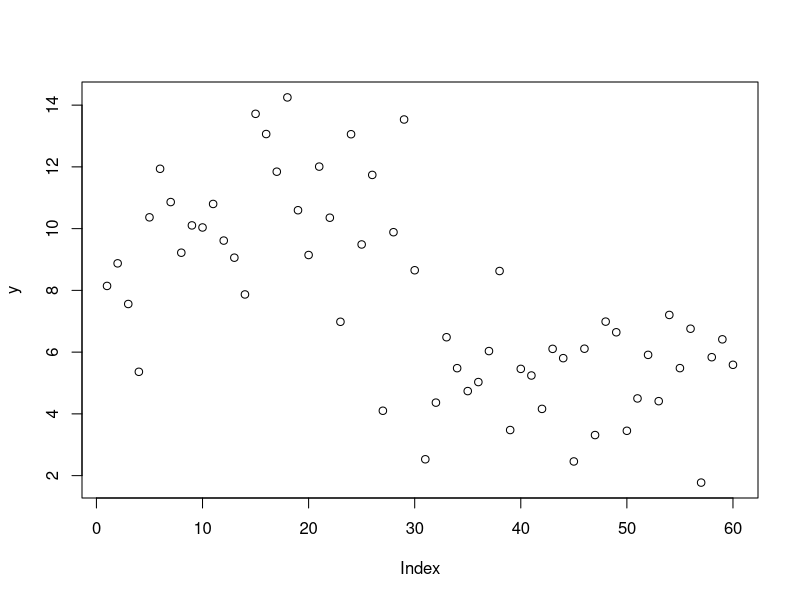
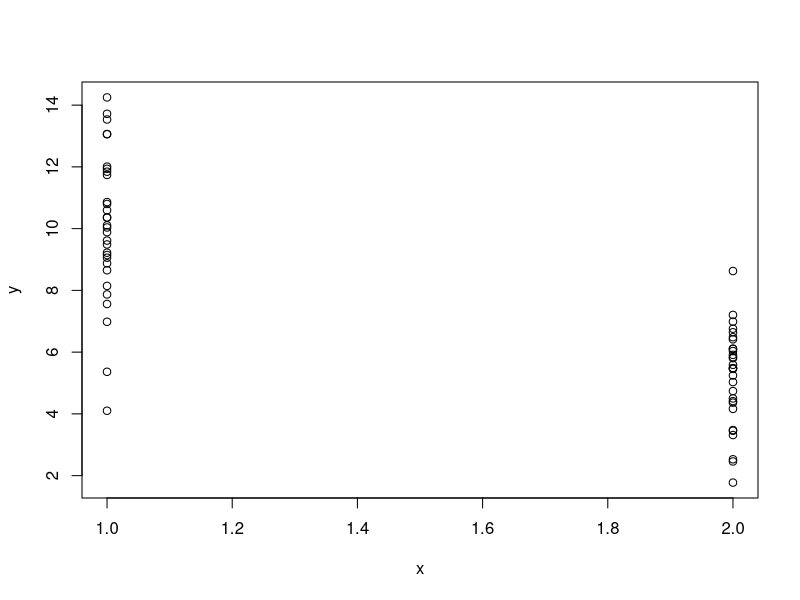
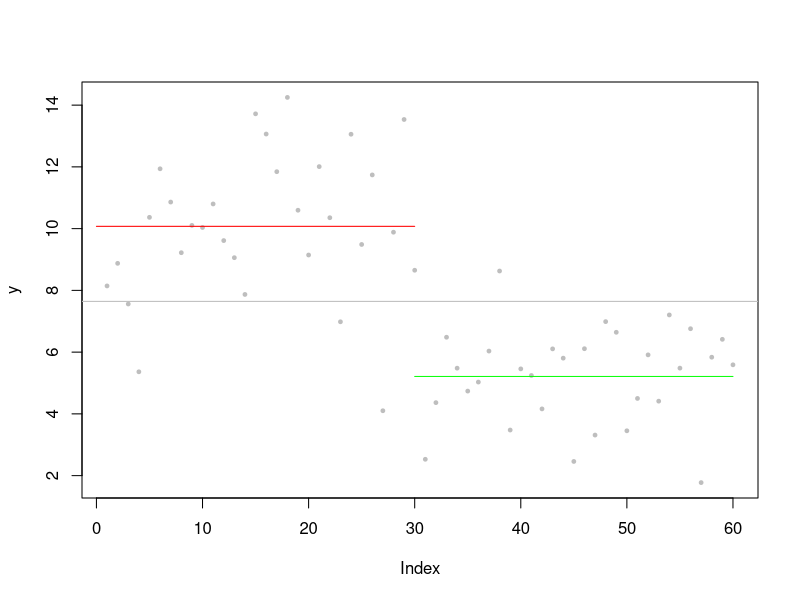
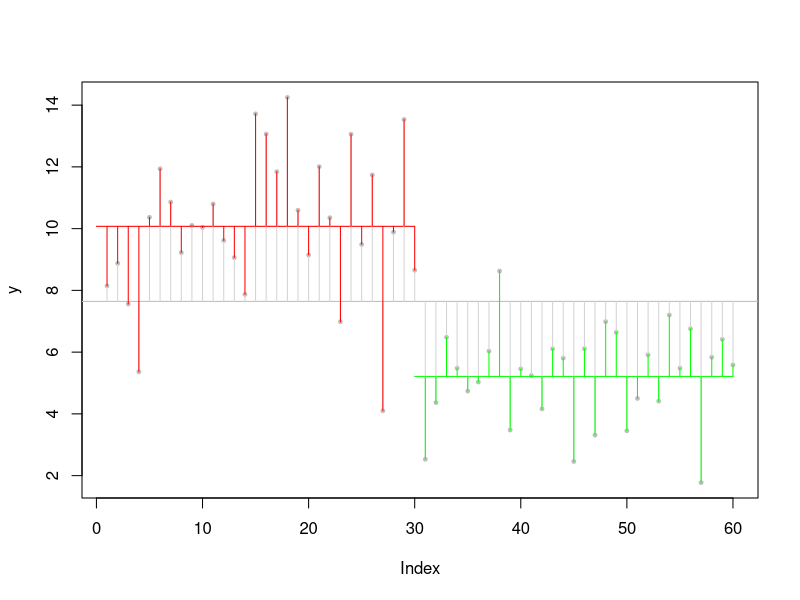
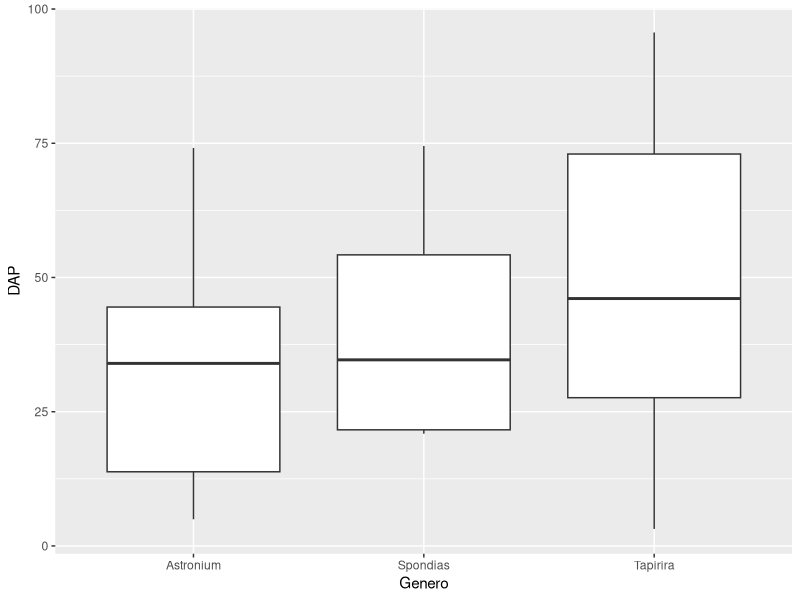

These figures' R source, in order:
## ---- chunk 1
g1 <- rnorm(30, mean=10, sd=2) # 30 observaciones (replicas) en donde el crecimiento en promedio es 10, el doble de lo normal

g2 <- rnorm(30, mean=5, sd=2) # 30 observaciones (replicas) en donde el crecimiento en promedio es 5, en ambos grupos la variación en el crecimiento de cada grupo es el mismo, con sd=2

y <- c(g1, g2) # Los concatenamos en un mismo vector

x <- rep(c(1, 2), each = 30) # Creamos la variable de nuestros grupos o variable independiente, el 1 corresponde a las plantulas de g1 y el 2 a los de g2

plot(y)

plot(x, y) # En este punto parecen haber diferencia entre el crecimiento del grupo 1 y 2
## ---- chunk 2
tot.mean <- mean(y) # Obtenemos el promedio de todas la observaciones

# en la grafica: 
plot(y, pch=19, col="grey", cex=0.5) 
abline(tot.mean, 0, col="grey") 
?abline
# a = intercepto, b = pendiente, para una línea horizontal la pendiente (slope) = 0

g1.mean <- mean(g1)
g2.mean <- mean(g2) 
lines(c(0, 30), c(g1.mean, g1.mean) , col = "red") # media del grupo 1
lines(c(30, 60), c(g2.mean, g2.mean) , col = "green") # media del grupo 2
## ---- chunk 3
SST <- sum((y - tot.mean) ^2) #Hallamos el SST sumando la resta entre la media de todos los datos con cada observación elevada al cuadrado
## ---- chunk 4
SSE.g1 <- sum((g1 - g1.mean) ^2) # Realizamos el mismo paso para calcular el SST pero con el subconjunto de datos de cada grupo

SSE.g2 <- sum((g2 - g2.mean) ^2)

SSE <- SSE.g1 + SSE.g2 #Sumamos los SSE de cada grupo
## ---- chunk 5
SSA <- SST - SSE 
## ---- chunk 6
plot(y, pch=19, col="grey", cex=0.5) 
abline(tot.mean, 0, col="grey")
lines(c(0, 30), c(g1.mean, g1.mean) , col = "red") # media del grupo 1
lines(c(30, 60), c(g2.mean, g2.mean) , col = "green") # media del grupo 2

segments(1:60, tot.mean, 1:60, y, col="lightgrey")
segments(1:30, g1.mean, 1:30, g1, col="red")
segments(31:60, g2.mean, 31:60, g2, col="green")
## ---- chunk 7
MSA <- SSA/1 #siendo k igual al número de grupos, que en nuestro caso es 2
## ---- chunk 8
MSE <- SSE/58 #en este caso, n es igual a 30 o número de observaciones por grupo
## ---- chunk 9
Fval <- MSA/MSE 
Fval 
## ---- chunk 10
sig <- 1-pf(Fval, 1, 58)
sig
## ---- chunk 11
R2 = 1 - (SSE/SST)
R2 # es la varianza que puede ser explicada por las diferencias en las medias
## ---- chunk 12
aov(y ~ x)
## ---- chunk 13
summary(aov(y ~ x)) 
## ---- chunk 14
summary(lm(y ~ x))
## ---- chunk 15
library(tidyverse)
## ---- chunk 16
dat <- read_csv("Species_Coltree.csv")
## ---- chunk 17
familia <- dat %>% 
  filter(N_Familia == "ANACARDIACEAE")
## ---- chunk 18
familia %>% 
  ggplot(aes(x = Genero, y = DAP)) +
  geom_boxplot()
## ---- chunk 19
anova <- aov(familia$DAP ~ familia$Genero)

summary(anova)
## ---- chunk 20
TukeyHSD(anova)
